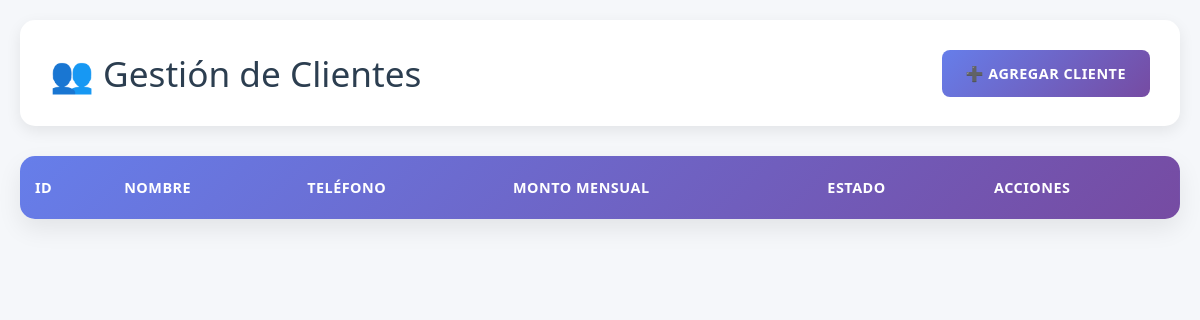
The app's page /clients/ (signed in), older data.
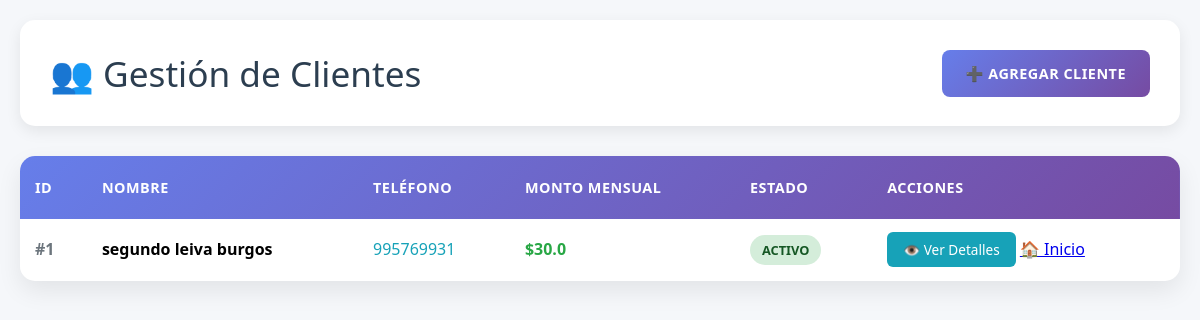
The same page, newer data.
### tables this page shows
CREATE TABLE clients (
            id INTEGER PRIMARY KEY, 
            name TEXT NOT NULL, 
            phone TEXT, 
            monthly_amount REAL NOT NULL DEFAULT 0, 
            signup_date TEXT NOT NULL, 
            active INTEGER NOT NULL DEFAULT 1
        );

### backend/app/blueprints/clients.py (the view)
@bp.route('/')
@login_required
def index():
    q = request.args.get('q','').strip()
    db = get_db()
    if q:
        cur = db.execute("SELECT * FROM clients WHERE name LIKE ? OR phone LIKE ?", ('%'+q+'%','%'+q+'%'))
    else:
        cur = db.execute('SELECT * FROM clients ORDER BY name')
    rows = cur.fetchall()
    return render_template('clientes.html', clients=rows, q=q)

### backend/app/blueprints/clients.py (called while the page is built)
def login_required(f):
    from functools import wraps
    @wraps(f)
    def wrapper(*args, **kwargs):
        if 'admin' not in session:
            return redirect(url_for('auth.login'))
        return f(*args, **kwargs)
    return wrapper

### backend/app/db.py (called while the page is built)
def get_db():
    db = getattr(g, '_database', None)
    if db is None:
        db = g._database = sqlite3.connect(DATABASE)
        db.row_factory = sqlite3.Row
    return db

def close_connection(exception):
    db = getattr(g, '_database', None)
    if db is not None:
        db.close()

### backend/templates/clientes.html (shortened to what this page needs)
<!doctype html>
<html lang="es">
<head>
</head>
<body>
    <div class='container'>
        <div class='header'>
            <h2>👥 Gestión de Clientes</h2>
            <a class='btn' href='/clients/add'>➕ Agregar Cliente</a>
        </div>
        <div class='table-container'>
            <table class='table'>
                <thead>
                    <tr>
                        <th>ID</th>
                        <th>Nombre</th>
                        <th>Teléfono</th>
                        <th>Monto Mensual</th>
                        <th>Estado</th>
                        <th>Acciones</th>
                    </tr>
                </thead>
                <tbody>
                    {% for c in clients %}
                    <tr>
                        <td class='client-id'>#{{c.id}}</td>
                        <td><strong>{{c.name}}</strong></td>
                        <td class='phone'>{{c.phone}}</td>
                        <td class='amount'>${{c.monthly_amount}}</td>
                        <td>
                            {% if c.active %}
                            <span class='status-active'>Activo</span>
                            {% else %}
                            <span class='status-inactive'>Inactivo</span>
                            {% endif %}
                        </td>
                        <td>
                            <a href='/clients/detail/{{c.id}}' class='action-btn'>👁️ Ver Detalles</a>
                            <a href='/'>🏠 Inicio</a>
                        </td>
                    </tr>
                    {% endfor %}
                </tbody>
            </table>
        </div>
    </div>
</body>
</html>

### backend/templates/clientes.html (style rules this page uses)
* { margin: 0; padding: 0; box-sizing: border-box; }
body { font-family: 'Segoe UI', Tahoma, Geneva, Verdana, sans-serif; background: #f5f7fa; line-height: 1.6; min-height: 100vh; }
.container { max-width: 1400px; margin: 0 auto; padding: 20px; }
.header { display: flex; justify-content: space-between; align-items: center; background: white; padding: 25px 30px; border-radius: 15px; box-shadow: 0 5px 15px rgba(0, 0, 0, 0.08); margin-bottom: 30px; animation: slideDown 0.6s ease-out; }
h2 { color: #2c3e50; font-size: 2.2rem; font-weight: 300; }
.btn { background: linear-gradient(135deg, #667eea 0%, #764ba2 100%); color: white; padding: 12px 24px; text-decoration: none; border-radius: 8px; font-weight: 600; text-transform: uppercase; font-size: 0.9rem; letter-spacing: 0.5px; transition: all 0.3s ease; }
.table-container { background: white; border-radius: 15px; overflow: hidden; box-shadow: 0 10px 25px rgba(0, 0, 0, 0.08); animation: fadeInUp 0.8s ease-out 0.2s both; }
.table { width: 100%; border-collapse: collapse; }
.table thead { background: linear-gradient(135deg, #667eea 0%, #764ba2 100%); }
.table th { padding: 20px 15px; text-align: left; color: white; font-weight: 600; text-transform: uppercase; font-size: 0.9rem; letter-spacing: 0.5px; }
.table td { padding: 18px 15px; border-bottom: 1px solid #eee; vertical-align: middle; }
.table tbody tr { transition: all 0.3s ease; }
.table tbody tr:last-child td { border-bottom: none; }
.status-active { background: #d4edda; color: #155724; padding: 6px 12px; border-radius: 20px; font-weight: 600; font-size: 0.8rem; text-transform: uppercase; }
.action-btn { background: #17a2b8; color: white; padding: 8px 16px; text-decoration: none; border-radius: 6px; font-size: 0.85rem; font-weight: 500; transition: all 0.3s ease; }
.amount { font-weight: 700; color: #28a745; }
.client-id { font-weight: 600; color: #6c757d; }
.phone { color: #17a2b8; font-weight: 500; }

Row changes from the older to the newer data that the page shows:
added clients: id "1", name "segundo leiva burgos", phone "995769931", monthly_amount "30.0", active "ACTIVO"
